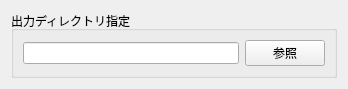
<?xml version="1.0" encoding="UTF-8"?>
<ui version="4.0">
 <class>BrowseTextboxUiRoot</class>
 <widget class="QWidget" name="BrowseTextboxUiRoot">
  <property name="geometry">
   <rect>
    <x>0</x>
    <y>0</y>
    <width>348</width>
    <height>86</height>
   </rect>
  </property>
  <property name="windowTitle">
   <string>Form</string>
  </property>
  <layout class="QHBoxLayout" name="horizontalLayout">
   <item>
    <widget class="QGroupBox" name="groupBox">
     <property name="title">
      <string>出力ディレクトリ指定</string>
     </property>
     <layout class="QHBoxLayout" name="horizontalLayout_2">
      <item>
       <widget class="QLineEdit" name="lineEdit"/>
      </item>
      <item>
       <widget class="QPushButton" name="pushButton">
        <property name="text">
         <string>参照</string>
        </property>
       </widget>
      </item>
     </layout>
    </widget>
   </item>
  </layout>
 </widget>
 <resources/>
 <connections/>
</ui>
